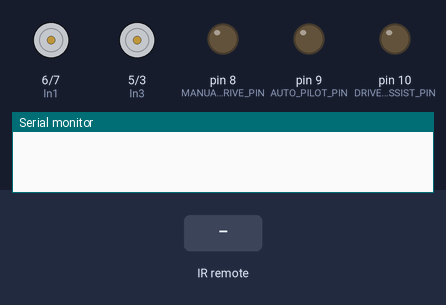
Bench run of a sketch on a simulated Arduino Mega 2560, built with avr-gcc and run on an emulated ATmega2560. On the bench: motor-driver pin pairs drawn as motors (green arrow = first pin HIGH = forward, orange = second pin HIGH = backward, longer = more drive, scaled by the enable pin), output pins drawn as LEDs (lit = HIGH), the last lines printed to the serial monitor. The inputs (shaded band) are chosen by the test bench.

Above: at 1.2 s.
1.3 s: infrared code 0xFFE01F received
At 2.1 s:
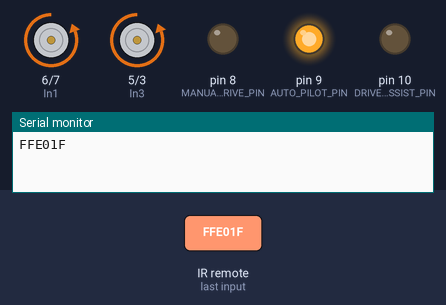
2.8 s: infrared code 0xFFA857 received
At 3.2 s:
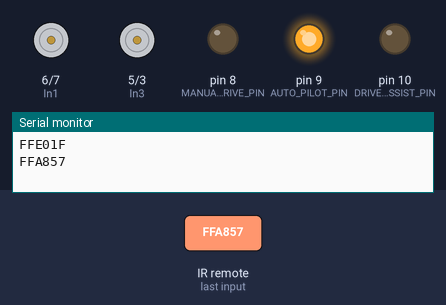
4.3 s: infrared code 0xFF6897 received
At 5.5 s:
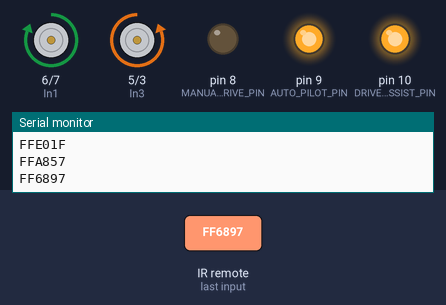
5.8 s: infrared code 0xFFE01F received
At 6.7 s:
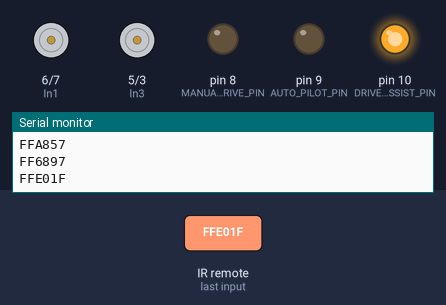
7.3 s: infrared code 0xFF9867 received
At 7.8 s:
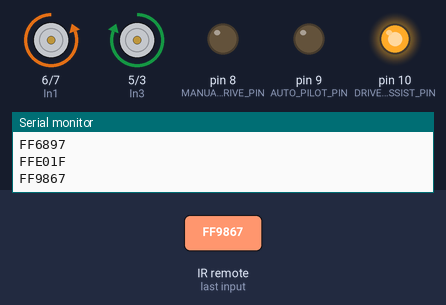
Timing chart, 0 to 9.8 s (numbered marks = the images above; inputs shaded):
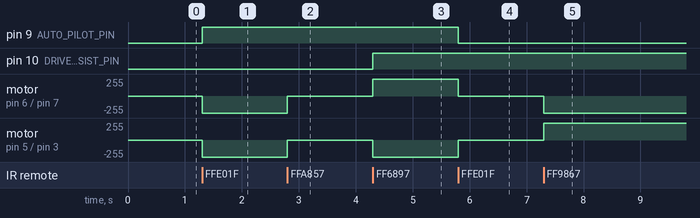

Measured:
- after the input at 1.3 s, pin 9 (AUTO_PILOT_PIN): LOW → HIGH at once; motor on pin 6 (In1) / pin 7 (In2), motor on pin 5 (In3) / pin 3 (In4): stopped → backward 255/255 at once
- after the input at 2.8 s, motor on pin 6 (In1) / pin 7 (In2), motor on pin 5 (In3) / pin 3 (In4): backward 255/255 → stopped at once
- after the input at 4.3 s, pin 10 (DRIVER_ASSIST_PIN): LOW → HIGH at once; motor on pin 6 (In1) / pin 7 (In2): stopped → forward 255/255 at once; motor on pin 5 (In3) / pin 3 (In4): stopped → backward 255/255 at once
- after the input at 5.8 s, pin 9 (AUTO_PILOT_PIN): HIGH → LOW at once; motor on pin 6 (In1) / pin 7 (In2): forward 255/255 → stopped at once; motor on pin 5 (In3) / pin 3 (In4): backward 255/255 → stopped at once
- after the input at 7.3 s, motor on pin 6 (In1) / pin 7 (In2): stopped → backward 255/255 at once; motor on pin 5 (In3) / pin 3 (In4): stopped → forward 255/255 at once

The sketch:

Robot_Manual_Drive_Mode.ino
```cpp
#include <IRremote.h>
const int RECEIVE_PIN = 4;

int AUTO_PILOT_PIN = 9;
int MANUAL_DRIVE_PIN = 8;
int DRIVER_ASSIST_PIN = 10;


int In1 = 6;
int In2 = 7;
int In3 = 5;
int In4 = 3;

int enA = 30;
int enB = 32;


/*modes:
 * Autopilot - Green -> 0x873F3D2
 * ManualDrive - Red -> 0xDF2CA3D1
 * DriverAssist - Blue -> 0x156561C7
*/


/*DIRECTIONAL CONTROLS
 * LEFT  || 0x27D869D
 * RIGHT || 0xB8301249
 * FORWARD || 0x2EE908BF
 * BACK  ||  0x80C88747
*/

int toggleState = 0;

IRrecv irrecv(RECEIVE_PIN);
decode_results results;

void setup() {
  Serial.begin(9600);
  irrecv.enableIRIn();

  pinMode(AUTO_PILOT_PIN, OUTPUT);
  pinMode(MANUAL_DRIVE_PIN, OUTPUT);
  pinMode(DRIVER_ASSIST_PIN, OUTPUT);

  pinMode(In1, OUTPUT);
  pinMode(In2, OUTPUT);
  pinMode(In3, OUTPUT);
  pinMode(In4, OUTPUT);

     pinMode(enA, OUTPUT);
    pinMode(enB, OUTPUT);

    digitalWrite(enA,HIGH);
    digitalWrite(enB,HIGH);
}

void loop() {
  if(irrecv.decode(&results)){
    switch(results.value){
      case 0xFFE01F: //Forward
         if (toggleState == 0){
          digitalWrite(AUTO_PILOT_PIN, HIGH);
          toggleState = 1;
          goForward();
        }else{
          digitalWrite(AUTO_PILOT_PIN, LOW);
          toggleState = 0;
          justStop();
        }
        break;


      case 0xFFA857: //Backward
        if (toggleState == 0){
          digitalWrite(MANUAL_DRIVE_PIN, HIGH);
          toggleState = 1;
          goBackward();
        }else{
          digitalWrite(MANUAL_DRIVE_PIN, LOW);
          toggleState = 0;
          justStop();
        }
        break;

      case 0xFF6897://Left
        if (toggleState == 0){
          digitalWrite(DRIVER_ASSIST_PIN, HIGH);
          toggleState = 1;
          goLeft();
        }else{
          digitalWrite(DRIVER_ASSIST_PIN, LOW);
          toggleState = 0;
          justStop();
        }
        break;

        case 0xFF9867://Right
        if (toggleState == 0){
          digitalWrite(DRIVER_ASSIST_PIN, HIGH);
          toggleState = 1;
          goRight();
        }else{
          digitalWrite(DRIVER_ASSIST_PIN, LOW);
          toggleState = 0;
          justStop();
        }
        break;

      }
    Serial.println(results.value, HEX);
    irrecv.resume();
  }
}


//Drive Controls
void goForward() {
  digitalWrite(In1, LOW);
  digitalWrite(In2, HIGH);
  digitalWrite(In3, LOW);
  digitalWrite(In4, HIGH);
}
void goBackward() {
  digitalWrite(In1, HIGH);
  digitalWrite(In2, LOW);
  digitalWrite(In3, HIGH);
  digitalWrite(In4, LOW);
}
void justStop() {
  digitalWrite(In1, LOW);
  digitalWrite(In2, LOW);
  digitalWrite(In3, LOW);
  digitalWrite(In4, LOW);
}
void goRight() {
  digitalWrite(In1, LOW);
  digitalWrite(In2, HIGH);
  digitalWrite(In3, HIGH);
  digitalWrite(In4, LOW);
}
void goLeft() {
  digitalWrite(In1, HIGH);
  digitalWrite(In2, LOW);
  digitalWrite(In3, LOW);
  digitalWrite(In4, HIGH);
}
```
